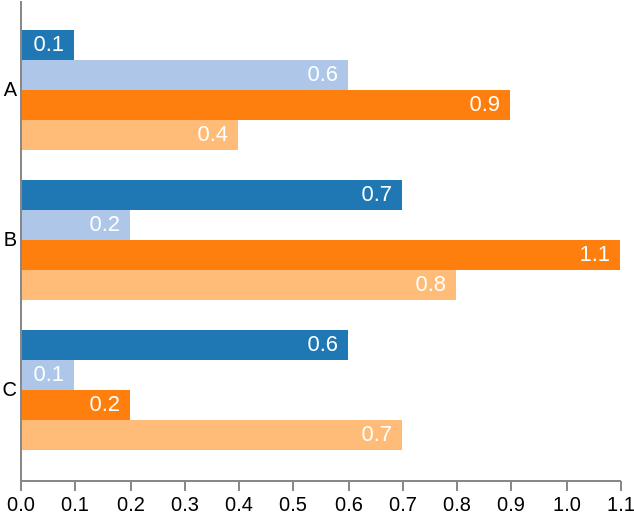

Specify this chart in Vega-Lite:
### Vega specification from a JSON file in a GitHub repository (floating-point values rounded to 4 significant figures)
{"schema": {"language": "vega", "version": "3.0.0"}, "width": 300, "height": 240, "data": [{"name": "table", "values": [{"category": "A", "position": 0, "value": 0.1}, {"category": "A", "position": 1, "value": 0.6}, {"category": "A", "position": 2, "value": 0.9}, {"category": "A", "position": 3, "value": 0.4}, {"category": "B", "position": 0, "value": 0.7}, {"category": "B", "position": 1, "value": 0.2}, {"category": "B", "position": 2, "value": 1.1}, {"category": "B", "position": 3, "value": 0.8}, {"category": "C", "position": 0, "value": 0.6}, {"category": "C", "position": 1, "value": 0.1}, {"category": "C", "position": 2, "value": 0.2}, {"category": "C", "position": 3, "value": 0.7}]}], "scales": [{"name": "yscale", "type": "band", "domain": {"data": "table", "field": "category"}, "range": "height", "padding": 0.2}, {"name": "xscale", "type": "linear", "domain": {"data": "table", "field": "value"}, "range": "width", "round": true, "zero": true, "nice": true}, {"name": "color", "type": "ordinal", "domain": {"data": "table", "field": "position"}, "scheme": "category20"}], "axes": [{"orient": "left", "scale": "yscale", "tickSize": 0, "tickPadding": 4, "zindex": 1}, {"orient": "bottom", "scale": "xscale"}], "marks": [{"type": "group", "from": {"facet": {"data": "table", "name": "facet", "groupby": "category"}}, "encode": {"enter": {"y": {"scale": "yscale", "field": "category"}}}, "signals": [{"name": "height", "update": "bandwidth('yscale')"}], "scales": [{"name": "pos", "type": "band", "range": "height", "domain": {"data": "facet", "field": "position"}}], "marks": [{"name": "bars", "from": {"data": "facet"}, "type": "rect", "encode": {"enter": {"y": {"scale": "pos", "field": "position"}, "height": {"scale": "pos", "band": 1}, "x": {"scale": "xscale", "field": "value"}, "x2": {"scale": "xscale", "value": 0}, "fill": {"scale": "color", "field": "position"}}}}, {"type": "text", "from": {"data": "bars"}, "encode": {"enter": {"x": {"field": "x2", "offset": -5}, "y": {"field": "y", "offset": {"field": "height", "mult": 0.5}}, "fill": {"value": "white"}, "align": {"value": "right"}, "baseline": {"value": "middle"}, "text": {"field": "datum.value"}}}}]}]}
